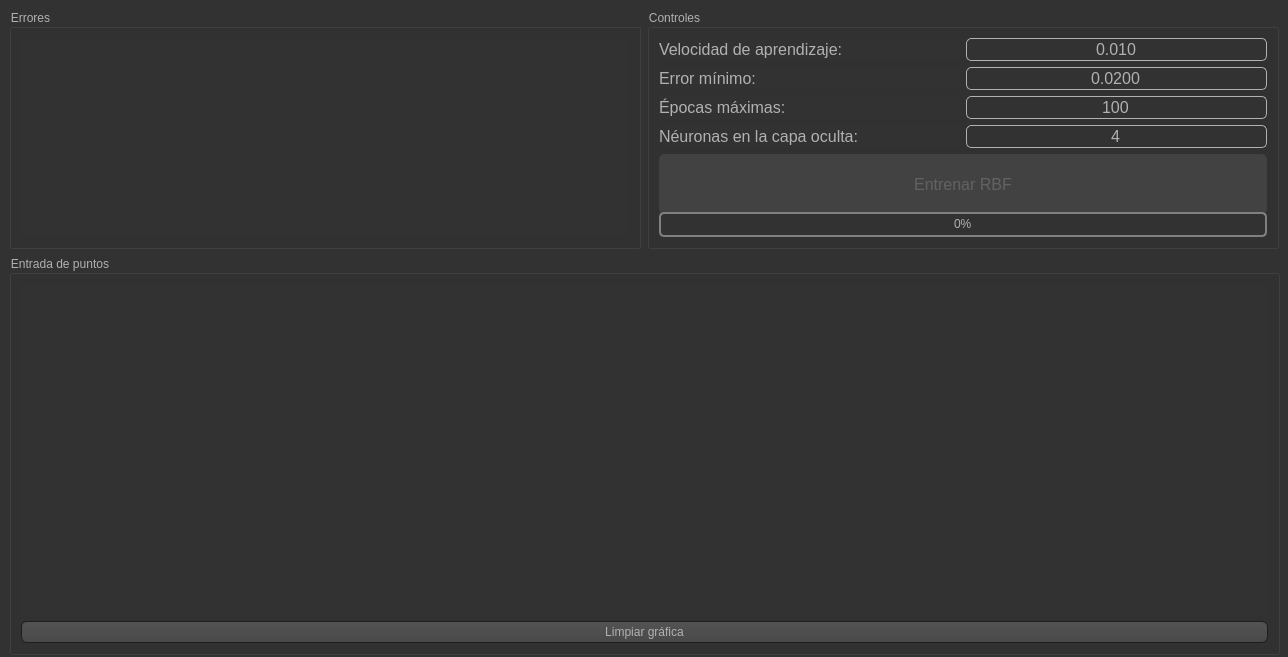
<?xml version="1.0" encoding="UTF-8"?>
<ui version="4.0">
 <class>MainWindow</class>
 <widget class="QMainWindow" name="MainWindow">
  <property name="enabled">
   <bool>true</bool>
  </property>
  <property name="geometry">
   <rect>
    <x>0</x>
    <y>0</y>
    <width>1288</width>
    <height>657</height>
   </rect>
  </property>
  <property name="minimumSize">
   <size>
    <width>1271</width>
    <height>657</height>
   </size>
  </property>
  <property name="maximumSize">
   <size>
    <width>16777215</width>
    <height>16777215</height>
   </size>
  </property>
  <property name="windowTitle">
   <string>MultiLayer Adaline</string>
  </property>
  <property name="windowIcon">
   <iconset resource="resources/resources.qrc">
    <normaloff>:/icons/icons/inteligencia-artificial.svg</normaloff>:/icons/icons/inteligencia-artificial.svg</iconset>
  </property>
  <property name="autoFillBackground">
   <bool>true</bool>
  </property>
  <property name="styleSheet">
   <string notr="true">QToolTip
{
     border: 1px solid black;
     background-color: #ffa02f;
     padding: 1px;
     border-radius: 3px;
     opacity: 100;
}

QWidget
{
    color: #b1b1b1;
    background-color: #323232;
}

QWidget:item:hover
{
    background-color: QLinearGradient( x1: 0, y1: 0, x2: 0, y2: 1, stop: 0 #ffa02f, stop: 1 #ca0619);
    color: #000000;
}

QWidget:item:selected
{
    background-color: QLinearGradient( x1: 0, y1: 0, x2: 0, y2: 1, stop: 0 #ffa02f, stop: 1 #d7801a);
}

QMenuBar::item
{
    background: transparent;
}

QMenuBar::item:selected
{
    background: transparent;
    border: 1px solid #ffaa00;
}

QMenuBar::item:pressed
{
    background: #444;
    border: 1px solid #000;
    background-color: QLinearGradient(
        x1:0, y1:0,
        x2:0, y2:1,
        stop:1 #212121,
        stop:0.4 #343434/*,
        stop:0.2 #343434,
        stop:0.1 #ffaa00*/
    );
    margin-bottom:-1px;
    padding-bottom:1px;
}

QMenu
{
    border: 1px solid #000;
}

QMenu::item
{
    padding: 2px 20px 2px 20px;
}

QMenu::item:selected
{
    color: #000000;
}

QWidget:disabled
{
    color: #404040;
    background-color: #323232;
}

QAbstractItemView
{
    background-color: QLinearGradient( x1: 0, y1: 0, x2: 0, y2: 1, stop: 0 #4d4d4d, stop: 0.1 #646464, stop: 1 #5d5d5d);
}

QWidget:focus
{
    /*border: 2px solid QLinearGradient( x1: 0, y1: 0, x2: 0, y2: 1, stop: 0 #ffa02f, stop: 1 #d7801a);*/
}

QLineEdit
{
    background-color: QLinearGradient( x1: 0, y1: 0, x2: 0, y2: 1, stop: 0 #4d4d4d, stop: 0 #646464, stop: 1 #5d5d5d);
    padding: 1px;
    border-style: solid;
    border: 1px solid #1e1e1e;
    border-radius: 5;
}

QPushButton
{
    color: #b1b1b1;
    background-color: QLinearGradient( x1: 0, y1: 0, x2: 0, y2: 1, stop: 0 #565656, stop: 0.1 #525252, stop: 0.5 #4e4e4e, stop: 0.9 #4a4a4a, stop: 1 #464646);
    border-width: 1px;
    border-color: #1e1e1e;
    border-style: solid;
    border-radius: 6;
    padding: 3px;
    font: 10pt &quot;MS Shell Dlg 2&quot;;
    padding-left: 5px;
    padding-right: 5px;
}

QPushButton:pressed
{
    background-color: QLinearGradient( x1: 0, y1: 0, x2: 0, y2: 1, stop: 0 #2d2d2d, stop: 0.1 #2b2b2b, stop: 0.5 #292929, stop: 0.9 #282828, stop: 1 #252525);
}

QComboBox
{
    selection-background-color: #ffaa00;
    background-color: QLinearGradient( x1: 0, y1: 0, x2: 0, y2: 1, stop: 0 #565656, stop: 0.1 #525252, stop: 0.5 #4e4e4e, stop: 0.9 #4a4a4a, stop: 1 #464646);
    border-style: solid;
    border: 1px solid #1e1e1e;
    border-radius: 5;
}

QComboBox:hover,QPushButton:hover
{
    border: 2px solid QLinearGradient( x1: 0, y1: 0, x2: 0, y2: 1, stop: 0 #ffa02f, stop: 1 #d7801a);
}


QComboBox:on
{
    padding-top: 3px;
    padding-left: 4px;
    background-color: QLinearGradient( x1: 0, y1: 0, x2: 0, y2: 1, stop: 0 #2d2d2d, stop: 0.1 #2b2b2b, stop: 0.5 #292929, stop: 0.9 #282828, stop: 1 #252525);
    selection-background-color: #ffaa00;
}

QComboBox QAbstractItemView
{
    border: 2px solid darkgray;
    selection-background-color: QLinearGradient( x1: 0, y1: 0, x2: 0, y2: 1, stop: 0 #ffa02f, stop: 1 #d7801a);
}

QComboBox::drop-down
{
     subcontrol-origin: padding;
     subcontrol-position: top right;
     width: 15px;

     border-left-width: 0px;
     border-left-color: darkgray;
     border-left-style: solid; /* just a single line */
     border-top-right-radius: 3px; /* same radius as the QComboBox */
     border-bottom-right-radius: 3px;
 }

QComboBox::down-arrow
{
     image: url(:images/down_arrow.png);
}

QGroupBox:focus
{
border: 2px solid QLinearGradient( x1: 0, y1: 0, x2: 0, y2: 1, stop: 0 #ffa02f, stop: 1 #d7801a);
}

QTextEdit:focus
{
    border: 2px solid QLinearGradient( x1: 0, y1: 0, x2: 0, y2: 1, stop: 0 #ffa02f, stop: 1 #d7801a);
}

QScrollBar:horizontal {
     border: 1px solid #222222;
     background: QLinearGradient( x1: 0, y1: 0, x2: 0, y2: 1, stop: 0.0 #121212, stop: 0.2 #282828, stop: 1 #484848);
     height: 7px;
     margin: 0px 16px 0 16px;
}

QScrollBar::handle:horizontal
{
      background: QLinearGradient( x1: 0, y1: 0, x2: 1, y2: 0, stop: 0 #ffa02f, stop: 0.5 #d7801a, stop: 1 #ffa02f);
      min-height: 20px;
      border-radius: 2px;
}

QScrollBar::add-line:horizontal {
      border: 1px solid #1b1b19;
      border-radius: 2px;
      background: QLinearGradient( x1: 0, y1: 0, x2: 1, y2: 0, stop: 0 #ffa02f, stop: 1 #d7801a);
      width: 14px;
      subcontrol-position: right;
      subcontrol-origin: margin;
}

QScrollBar::sub-line:horizontal {
      border: 1px solid #1b1b19;
      border-radius: 2px;
      background: QLinearGradient( x1: 0, y1: 0, x2: 1, y2: 0, stop: 0 #ffa02f, stop: 1 #d7801a);
      width: 14px;
     subcontrol-position: left;
     subcontrol-origin: margin;
}

QScrollBar::right-arrow:horizontal, QScrollBar::left-arrow:horizontal
{
      border: 1px solid black;
      width: 1px;
      height: 1px;
      background: white;
}

QScrollBar::add-page:horizontal, QScrollBar::sub-page:horizontal
{
      background: none;
}

QScrollBar:vertical
{
      background: QLinearGradient( x1: 0, y1: 0, x2: 1, y2: 0, stop: 0.0 #121212, stop: 0.2 #282828, stop: 1 #484848);
      width: 7px;
      margin: 16px 0 16px 0;
      border: 1px solid #222222;
}

QScrollBar::handle:vertical
{
      background: QLinearGradient( x1: 0, y1: 0, x2: 0, y2: 1, stop: 0 #ffa02f, stop: 0.5 #d7801a, stop: 1 #ffa02f);
      min-height: 20px;
      border-radius: 2px;
}

QScrollBar::add-line:vertical
{
      border: 1px solid #1b1b19;
      border-radius: 2px;
      background: QLinearGradient( x1: 0, y1: 0, x2: 0, y2: 1, stop: 0 #ffa02f, stop: 1 #d7801a);
      height: 14px;
      subcontrol-position: bottom;
      subcontrol-origin: margin;
}

QScrollBar::sub-line:vertical
{
      border: 1px solid #1b1b19;
      border-radius: 2px;
      background: QLinearGradient( x1: 0, y1: 0, x2: 0, y2: 1, stop: 0 #d7801a, stop: 1 #ffa02f);
      height: 14px;
      subcontrol-position: top;
      subcontrol-origin: margin;
}

QScrollBar::up-arrow:vertical, QScrollBar::down-arrow:vertical
{
      border: 1px solid black;
      width: 1px;
      height: 1px;
      background: white;
}


QScrollBar::add-page:vertical, QScrollBar::sub-page:vertical
{
      background: none;
}

QTextEdit
{
    background-color: #242424;
}

QPlainTextEdit
{
    background-color: #242424;
}

QHeaderView::section
{
    background-color: QLinearGradient(x1:0, y1:0, x2:0, y2:1, stop:0 #616161, stop: 0.5 #505050, stop: 0.6 #434343, stop:1 #656565);
    color: white;
    padding-left: 4px;
    border: 1px solid #6c6c6c;
}

QCheckBox:disabled
{
color: #414141;
}

QDockWidget::title
{
    text-align: center;
    spacing: 3px; /* spacing between items in the tool bar */
    background-color: QLinearGradient(x1:0, y1:0, x2:0, y2:1, stop:0 #323232, stop: 0.5 #242424, stop:1 #323232);
}

QDockWidget::close-button, QDockWidget::float-button
{
    text-align: center;
    spacing: 1px; /* spacing between items in the tool bar */
    background-color: QLinearGradient(x1:0, y1:0, x2:0, y2:1, stop:0 #323232, stop: 0.5 #242424, stop:1 #323232);
}

QDockWidget::close-button:hover, QDockWidget::float-button:hover
{
    background: #242424;
}

QDockWidget::close-button:pressed, QDockWidget::float-button:pressed
{
    padding: 1px -1px -1px 1px;
}

QMainWindow::separator
{
    background-color: QLinearGradient(x1:0, y1:0, x2:0, y2:1, stop:0 #161616, stop: 0.5 #151515, stop: 0.6 #212121, stop:1 #343434);
    color: white;
    padding-left: 4px;
    border: 1px solid #4c4c4c;
    spacing: 3px; /* spacing between items in the tool bar */
}

QMainWindow::separator:hover
{

    background-color: QLinearGradient(x1:0, y1:0, x2:0, y2:1, stop:0 #d7801a, stop:0.5 #b56c17 stop:1 #ffa02f);
    color: white;
    padding-left: 4px;
    border: 1px solid #6c6c6c;
    spacing: 3px; /* spacing between items in the tool bar */
}

QToolBar::handle
{
     spacing: 3px; /* spacing between items in the tool bar */
     background: url(:/images/handle.png);
}

QMenu::separator
{
    height: 2px;
    background-color: QLinearGradient(x1:0, y1:0, x2:0, y2:1, stop:0 #161616, stop: 0.5 #151515, stop: 0.6 #212121, stop:1 #343434);
    color: white;
    padding-left: 4px;
    margin-left: 10px;
    margin-right: 5px;
}

QProgressBar
{
    border: 2px solid grey;
    border-radius: 5px;
    text-align: center;
}

QProgressBar::chunk
{
    background-color: #d7801a;
    width: 2.15px;
    margin: 0.5px;
}

QTabBar::tab {
    color: #b1b1b1;
    border: 1px solid #444;
    border-bottom-style: none;
    background-color: #323232;
    padding-left: 10px;
    padding-right: 10px;
    padding-top: 3px;
    padding-bottom: 2px;
    margin-right: -1px;
}

QTabWidget::pane {
    border: 1px solid #444;
    top: 1px;
}

QTabBar::tab:last
{
    margin-right: 0; /* the last selected tab has nothing to overlap with on the right */
    border-top-right-radius: 3px;
}

QTabBar::tab:first:!selected
{
 margin-left: 0px; /* the last selected tab has nothing to overlap with on the right */


    border-top-left-radius: 3px;
}

QTabBar::tab:!selected
{
    color: #b1b1b1;
    border-bottom-style: solid;
    margin-top: 3px;
    background-color: QLinearGradient(x1:0, y1:0, x2:0, y2:1, stop:1 #212121, stop:.4 #343434);
}

QTabBar::tab:selected
{
    border-top-left-radius: 3px;
    border-top-right-radius: 3px;
    margin-bottom: 0px;
}

QTabBar::tab:!selected:hover
{
    /*border-top: 2px solid #ffaa00;
    padding-bottom: 3px;*/
    border-top-left-radius: 3px;
    border-top-right-radius: 3px;
    background-color: QLinearGradient(x1:0, y1:0, x2:0, y2:1, stop:1 #212121, stop:0.4 #343434, stop:0.2 #343434, stop:0.1 #ffaa00);
}

QRadioButton::indicator:checked, QRadioButton::indicator:unchecked{
    color: #b1b1b1;
    background-color: #323232;
    border: 1px solid #b1b1b1;
    border-radius: 6px;
}

QRadioButton::indicator:checked
{
    background-color: qradialgradient(
        cx: 0.5, cy: 0.5,
        fx: 0.5, fy: 0.5,
        radius: 1.0,
        stop: 0.25 #ffaa00,
        stop: 0.3 #323232
    );
}

QCheckBox::indicator{
    color: #b1b1b1;
    background-color: #323232;
    border: 1px solid #b1b1b1;
    width: 9px;
    height: 9px;
}

QRadioButton::indicator
{
    border-radius: 6px;
}

QRadioButton::indicator:hover, QCheckBox::indicator:hover
{
    border: 1px solid #ffaa00;
}

QCheckBox::indicator:checked
{
    image:url(:/images/checkbox.png);
}

QCheckBox::indicator:disabled, QRadioButton::indicator:disabled
{
    border: 1px solid #444;
}

QDoubleSpinBox, QSpinBox
{
	border: 1px solid #b1b1b1;
	background-color: #323232;
    border-radius: 5px;
}

QDoubleSpinBox:focus , QSpinBox:focus
{
	border: 2px solid #ffaa00;
	background-color: #4d4d4d;
}

QDoubleSpinBox:!focus:hover , QSpinBox:!focus:hover
{
	border: 1px solid #7e7e7e;
}

QPushButton:disabled
{
	color:rgb(98, 98, 98);
	border-radius:5px;
	border: 1px solid rgb(65, 65, 65);
	background-color: rgb(66, 66, 66);
}</string>
  </property>
  <widget class="QWidget" name="centralwidget">
   <property name="sizePolicy">
    <sizepolicy hsizetype="Preferred" vsizetype="Preferred">
     <horstretch>0</horstretch>
     <verstretch>0</verstretch>
    </sizepolicy>
   </property>
   <layout class="QGridLayout" name="gridLayout">
    <item row="0" column="1">
     <widget class="QGroupBox" name="control_box">
      <property name="minimumSize">
       <size>
        <width>632</width>
        <height>240</height>
       </size>
      </property>
      <property name="maximumSize">
       <size>
        <width>632</width>
        <height>16777215</height>
       </size>
      </property>
      <property name="title">
       <string>Controles</string>
      </property>
      <layout class="QGridLayout" name="gridLayout_5">
       <property name="sizeConstraint">
        <enum>QLayout::SetDefaultConstraint</enum>
       </property>
       <item row="5" column="0" colspan="4">
        <widget class="QPushButton" name="btn_train">
         <property name="enabled">
          <bool>false</bool>
         </property>
         <property name="minimumSize">
          <size>
           <width>0</width>
           <height>60</height>
          </size>
         </property>
         <property name="font">
          <font>
           <family>MS Shell Dlg 2</family>
           <pointsize>12</pointsize>
           <weight>50</weight>
           <italic>false</italic>
           <bold>false</bold>
          </font>
         </property>
         <property name="cursor">
          <cursorShape>OpenHandCursor</cursorShape>
         </property>
         <property name="toolTip">
          <string>&lt;html&gt;&lt;head/&gt;&lt;body&gt;&lt;p&gt;&lt;span style=&quot; font-size:10pt;&quot;&gt;Primero debe ingresar al menos 2 puntos de diferentes clases para activar el entrenamiento del MLP.&lt;/span&gt;&lt;/p&gt;&lt;/body&gt;&lt;/html&gt;</string>
         </property>
         <property name="styleSheet">
          <string notr="true">font: 12pt &quot;MS Shell Dlg 2&quot;;</string>
         </property>
         <property name="text">
          <string>Entrenar RBF</string>
         </property>
        </widget>
       </item>
       <item row="3" column="2" colspan="2">
        <widget class="QSpinBox" name="hidden_layer_count">
         <property name="font">
          <font>
           <pointsize>12</pointsize>
          </font>
         </property>
         <property name="toolTip">
          <string>&lt;html&gt;&lt;head/&gt;&lt;body&gt;&lt;p&gt;Mínimo 3 y máximo 10 capas.&lt;/p&gt;&lt;/body&gt;&lt;/html&gt;</string>
         </property>
         <property name="frame">
          <bool>true</bool>
         </property>
         <property name="alignment">
          <set>Qt::AlignCenter</set>
         </property>
         <property name="buttonSymbols">
          <enum>QAbstractSpinBox::NoButtons</enum>
         </property>
         <property name="keyboardTracking">
          <bool>true</bool>
         </property>
         <property name="minimum">
          <number>2</number>
         </property>
         <property name="maximum">
          <number>100</number>
         </property>
         <property name="value">
          <number>4</number>
         </property>
        </widget>
       </item>
       <item row="2" column="2" colspan="2">
        <widget class="QSpinBox" name="max_ephocs">
         <property name="font">
          <font>
           <pointsize>12</pointsize>
          </font>
         </property>
         <property name="toolTip">
          <string>&lt;html&gt;&lt;head/&gt;&lt;body&gt;&lt;p&gt;Cantidad de épocas entre 0 y 999999.&lt;/p&gt;&lt;/body&gt;&lt;/html&gt;</string>
         </property>
         <property name="frame">
          <bool>true</bool>
         </property>
         <property name="alignment">
          <set>Qt::AlignCenter</set>
         </property>
         <property name="buttonSymbols">
          <enum>QAbstractSpinBox::NoButtons</enum>
         </property>
         <property name="keyboardTracking">
          <bool>true</bool>
         </property>
         <property name="minimum">
          <number>1</number>
         </property>
         <property name="maximum">
          <number>999999999</number>
         </property>
         <property name="value">
          <number>100</number>
         </property>
        </widget>
       </item>
       <item row="3" column="0" colspan="2">
        <widget class="QLabel" name="label_5">
         <property name="font">
          <font>
           <pointsize>12</pointsize>
           <weight>50</weight>
           <bold>false</bold>
          </font>
         </property>
         <property name="toolTip">
          <string>&lt;html&gt;&lt;head/&gt;&lt;body&gt;&lt;p&gt;&lt;br/&gt;&lt;/p&gt;&lt;/body&gt;&lt;/html&gt;</string>
         </property>
         <property name="styleSheet">
          <string notr="true"/>
         </property>
         <property name="text">
          <string>Néuronas en la capa oculta:</string>
         </property>
         <property name="alignment">
          <set>Qt::AlignLeading|Qt::AlignLeft|Qt::AlignVCenter</set>
         </property>
        </widget>
       </item>
       <item row="1" column="0" colspan="2">
        <widget class="QLabel" name="label_2">
         <property name="font">
          <font>
           <pointsize>12</pointsize>
           <weight>50</weight>
           <bold>false</bold>
          </font>
         </property>
         <property name="toolTip">
          <string>&lt;html&gt;&lt;head/&gt;&lt;body&gt;&lt;p&gt;&lt;span style=&quot; font-size:9pt;&quot;&gt;Especifique el error mínimo.&lt;/span&gt;&lt;/p&gt;&lt;/body&gt;&lt;/html&gt;</string>
         </property>
         <property name="text">
          <string>Error mínimo:</string>
         </property>
         <property name="alignment">
          <set>Qt::AlignLeading|Qt::AlignLeft|Qt::AlignVCenter</set>
         </property>
        </widget>
       </item>
       <item row="1" column="2" colspan="2">
        <widget class="QDoubleSpinBox" name="min_error">
         <property name="font">
          <font>
           <pointsize>12</pointsize>
          </font>
         </property>
         <property name="toolTip">
          <string>&lt;html&gt;&lt;head/&gt;&lt;body&gt;&lt;p&gt;El error mínimo mientras más pequeño mejor para el entrenamiento.&lt;/p&gt;&lt;/body&gt;&lt;/html&gt;</string>
         </property>
         <property name="frame">
          <bool>true</bool>
         </property>
         <property name="alignment">
          <set>Qt::AlignCenter</set>
         </property>
         <property name="buttonSymbols">
          <enum>QAbstractSpinBox::NoButtons</enum>
         </property>
         <property name="keyboardTracking">
          <bool>true</bool>
         </property>
         <property name="prefix">
          <string notr="true"/>
         </property>
         <property name="decimals">
          <number>4</number>
         </property>
         <property name="minimum">
          <double>0.000000000000000</double>
         </property>
         <property name="maximum">
          <double>10.000000000000000</double>
         </property>
         <property name="singleStep">
          <double>0.010000000000000</double>
         </property>
         <property name="value">
          <double>0.020000000000000</double>
         </property>
        </widget>
       </item>
       <item row="0" column="2" colspan="2">
        <widget class="QDoubleSpinBox" name="learning_rate">
         <property name="font">
          <font>
           <pointsize>12</pointsize>
          </font>
         </property>
         <property name="toolTip">
          <string>&lt;html&gt;&lt;head/&gt;&lt;body&gt;&lt;p&gt;Ratio de aprendizaje entre 1 y 0.&lt;/p&gt;&lt;/body&gt;&lt;/html&gt;</string>
         </property>
         <property name="styleSheet">
          <string notr="true"/>
         </property>
         <property name="frame">
          <bool>true</bool>
         </property>
         <property name="alignment">
          <set>Qt::AlignCenter</set>
         </property>
         <property name="buttonSymbols">
          <enum>QAbstractSpinBox::NoButtons</enum>
         </property>
         <property name="keyboardTracking">
          <bool>true</bool>
         </property>
         <property name="prefix">
          <string notr="true"/>
         </property>
         <property name="decimals">
          <number>3</number>
         </property>
         <property name="minimum">
          <double>0.001000000000000</double>
         </property>
         <property name="maximum">
          <double>0.999000000000000</double>
         </property>
         <property name="singleStep">
          <double>0.010000000000000</double>
         </property>
         <property name="value">
          <double>0.010000000000000</double>
         </property>
        </widget>
       </item>
       <item row="2" column="0" colspan="2">
        <widget class="QLabel" name="label_3">
         <property name="font">
          <font>
           <pointsize>12</pointsize>
           <weight>50</weight>
           <bold>false</bold>
          </font>
         </property>
         <property name="toolTip">
          <string>&lt;html&gt;&lt;head/&gt;&lt;body&gt;&lt;p&gt;&lt;span style=&quot; font-size:9pt;&quot;&gt;Especifique el número de épocas máximas.&lt;/span&gt;&lt;/p&gt;&lt;/body&gt;&lt;/html&gt;</string>
         </property>
         <property name="text">
          <string>Épocas máximas:</string>
         </property>
         <property name="alignment">
          <set>Qt::AlignLeading|Qt::AlignLeft|Qt::AlignVCenter</set>
         </property>
        </widget>
       </item>
       <item row="0" column="0" colspan="2">
        <widget class="QLabel" name="label">
         <property name="font">
          <font>
           <pointsize>12</pointsize>
           <weight>50</weight>
           <bold>false</bold>
          </font>
         </property>
         <property name="toolTip">
          <string>&lt;html&gt;&lt;head/&gt;&lt;body&gt;&lt;p&gt;Especifique el ratio de aprendizaje para el MLP.&lt;/p&gt;&lt;/body&gt;&lt;/html&gt;</string>
         </property>
         <property name="text">
          <string>Velocidad de aprendizaje:</string>
         </property>
         <property name="alignment">
          <set>Qt::AlignLeading|Qt::AlignLeft|Qt::AlignVCenter</set>
         </property>
        </widget>
       </item>
       <item row="6" column="0" colspan="4">
        <widget class="QProgressBar" name="progressBar">
         <property name="minimumSize">
          <size>
           <width>0</width>
           <height>25</height>
          </size>
         </property>
         <property name="value">
          <number>0</number>
         </property>
        </widget>
       </item>
      </layout>
     </widget>
    </item>
    <item row="0" column="0">
     <widget class="QGroupBox" name="error_box">
      <property name="minimumSize">
       <size>
        <width>632</width>
        <height>240</height>
       </size>
      </property>
      <property name="maximumSize">
       <size>
        <width>16777215</width>
        <height>300</height>
       </size>
      </property>
      <property name="title">
       <string>Errores</string>
      </property>
      <layout class="QGridLayout" name="gridLayout_3">
       <property name="sizeConstraint">
        <enum>QLayout::SetDefaultConstraint</enum>
       </property>
       <item row="0" column="0">
        <widget class="Error_Graph" name="error_graph" native="true">
         <property name="layoutDirection">
          <enum>Qt::LeftToRight</enum>
         </property>
        </widget>
       </item>
      </layout>
     </widget>
    </item>
    <item row="1" column="0" colspan="2">
     <widget class="QGroupBox" name="input_box">
      <property name="minimumSize">
       <size>
        <width>1271</width>
        <height>400</height>
       </size>
      </property>
      <property name="title">
       <string>Entrada de puntos</string>
      </property>
      <layout class="QGridLayout" name="gridLayout_4">
       <property name="sizeConstraint">
        <enum>QLayout::SetMaximumSize</enum>
       </property>
       <item row="1" column="0">
        <widget class="QPushButton" name="btn_clean_input_graph">
         <property name="text">
          <string>Limpiar gráfica</string>
         </property>
        </widget>
       </item>
       <item row="0" column="0">
        <widget class="Points_Input" name="input_graph" native="true">
         <property name="layoutDirection">
          <enum>Qt::LeftToRight</enum>
         </property>
         <property name="styleSheet">
          <string notr="true">padding: 0px;</string>
         </property>
        </widget>
       </item>
      </layout>
     </widget>
    </item>
   </layout>
  </widget>
 </widget>
 <customwidgets>
  <customwidget>
   <class>Error_Graph</class>
   <extends>QWidget</extends>
   <header>UI/external_widgets/error_graph.h</header>
   <container>1</container>
  </customwidget>
  <customwidget>
   <class>Points_Input</class>
   <extends>QWidget</extends>
   <header>UI/external_widgets/points_input.h</header>
   <container>1</container>
  </customwidget>
 </customwidgets>
 <resources>
  <include location="resources/resources.qrc"/>
 </resources>
 <connections/>
</ui>
